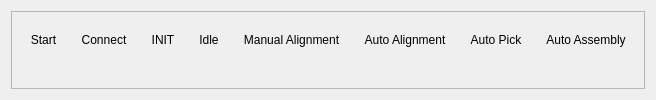
         <widget class="QWidget" name="AutoProcessPage">
          <property name="styleSheet">
           <string notr="true"/>
          </property>
          <layout class="QHBoxLayout" name="horizontalLayout_6">
           <item>
            <widget class="QFrame" name="Timeline">
             <property name="sizePolicy">
              <sizepolicy hsizetype="Preferred" vsizetype="Preferred">
               <horstretch>0</horstretch>
               <verstretch>0</verstretch>
              </sizepolicy>
             </property>
             <property name="styleSheet">
              <string notr="true"/>
             </property>
             <property name="frameShape">
              <enum>QFrame::Shape::StyledPanel</enum>
             </property>
             <property name="frameShadow">
              <enum>QFrame::Shadow::Raised</enum>
             </property>
             <layout class="QHBoxLayout" name="horizontalLayout_3">
              <item alignment="Qt::AlignmentFlag::AlignVCenter">
               <widget class="QWidget" name="StartWidget" native="true">
                <layout class="QVBoxLayout" name="verticalLayout_2">
                 <item>
                  <widget class="QLabel" name="StartCircle">
                   <property name="text">
                    <string>Start</string>
                   </property>
                   <property name="alignment">
                    <set>Qt::AlignmentFlag::AlignCenter</set>
                   </property>
                  </widget>
                 </item>
                 <item alignment="Qt::AlignmentFlag::AlignHCenter">
                  <widget class="QLabel" name="Start">
                   <property name="sizePolicy">
                    <sizepolicy hsizetype="Fixed" vsizetype="Fixed">
                     <horstretch>0</horstretch>
                     <verstretch>0</verstretch>
                    </sizepolicy>
                   </property>
                   <property name="text">
                    <string/>
                   </property>
                   <property name="pixmap">
                    <pixmap>icons/white/timeline-circle.svg</pixmap>
                   </property>
                   <property name="scaledContents">
                    <bool>true</bool>
                   </property>
                   <property name="alignment">
                    <set>Qt::AlignmentFlag::AlignCenter</set>
                   </property>
                  </widget>
                 </item>
                </layout>
               </widget>
              </item>
              <item alignment="Qt::AlignmentFlag::AlignVCenter">
               <widget class="QWidget" name="ConnectWidget" native="true">
                <layout class="QVBoxLayout" name="verticalLayout">
                 <item>
                  <widget class="QLabel" name="Connect">
                   <property name="text">
                    <string>Connect</string>
                   </property>
                   <property name="alignment">
                    <set>Qt::AlignmentFlag::AlignCenter</set>
                   </property>
                  </widget>
                 </item>
                 <item alignment="Qt::AlignmentFlag::AlignHCenter">
                  <widget class="QLabel" name="ConnectCircle">
                   <property name="sizePolicy">
                    <sizepolicy hsizetype="Fixed" vsizetype="Fixed">
                     <horstretch>0</horstretch>
                     <verstretch>0</verstretch>
                    </sizepolicy>
                   </property>
                   <property name="text">
                    <string/>
                   </property>
                   <property name="pixmap">
                    <pixmap>icons/white/timeline-circle.svg</pixmap>
                   </property>
                   <property name="scaledContents">
                    <bool>true</bool>
                   </property>
                   <property name="alignment">
                    <set>Qt::AlignmentFlag::AlignCenter</set>
                   </property>
                  </widget>
                 </item>
                </layout>
               </widget>
              </item>
              <item alignment="Qt::AlignmentFlag::AlignVCenter">
               <widget class="QWidget" name="INITWidget" native="true">
                <layout class="QVBoxLayout" name="verticalLayout_3">
                 <item>
                  <widget class="QLabel" name="INIT">
                   <property name="text">
                    <string>INIT</string>
                   </property>
                   <property name="alignment">
                    <set>Qt::AlignmentFlag::AlignCenter</set>
                   </property>
                  </widget>
                 </item>
                 <item alignment="Qt::AlignmentFlag::AlignHCenter">
                  <widget class="QLabel" name="INITCircle">
                   <property name="sizePolicy">
                    <sizepolicy hsizetype="Fixed" vsizetype="Fixed">
                     <horstretch>0</horstretch>
                     <verstretch>0</verstretch>
                    </sizepolicy>
                   </property>
                   <property name="text">
                    <string/>
                   </property>
                   <property name="pixmap">
                    <pixmap>icons/white/timeline-circle.svg</pixmap>
                   </property>
                   <property name="scaledContents">
                    <bool>true</bool>
                   </property>
                   <property name="alignment">
                    <set>Qt::AlignmentFlag::AlignCenter</set>
                   </property>
                  </widget>
                 </item>
                </layout>
               </widget>
              </item>
              <item alignment="Qt::AlignmentFlag::AlignVCenter">
               <widget class="QWidget" name="VisionWidget" native="true">
                <layout class="QVBoxLayout" name="verticalLayout_6">
                 <item>
                  <widget class="QLabel" name="Vision">
                   <property name="text">
                    <string>Idle</string>
                   </property>
                   <property name="alignment">
                    <set>Qt::AlignmentFlag::AlignCenter</set>
                   </property>
                  </widget>
                 </item>
                 <item alignment="Qt::AlignmentFlag::AlignHCenter">
                  <widget class="QLabel" name="VisionCircle">
                   <property name="sizePolicy">
                    <sizepolicy hsizetype="Fixed" vsizetype="Fixed">
                     <horstretch>0</horstretch>
                     <verstretch>0</verstretch>
                    </sizepolicy>
                   </property>
                   <property name="text">
                    <string/>
                   </property>
                   <property name="pixmap">
                    <pixmap>icons/white/timeline-circle.svg</pixmap>
                   </property>
                   <property name="scaledContents">
                    <bool>true</bool>
                   </property>
                   <property name="alignment">
                    <set>Qt::AlignmentFlag::AlignCenter</set>
                   </property>
                  </widget>
                 </item>
                </layout>
               </widget>
              </item>
              <item alignment="Qt::AlignmentFlag::AlignVCenter">
               <widget class="QWidget" name="LiftingWidget" native="true">
                <layout class="QVBoxLayout" name="verticalLayout_7">
                 <item>
                  <widget class="QLabel" name="Lifting">
                   <property name="text">
                    <string>Manual Alignment</string>
                   </property>
                   <property name="alignment">
                    <set>Qt::AlignmentFlag::AlignCenter</set>
                   </property>
                  </widget>
                 </item>
                 <item alignment="Qt::AlignmentFlag::AlignHCenter">
                  <widget class="QLabel" name="LiftCircle">
                   <property name="sizePolicy">
                    <sizepolicy hsizetype="Fixed" vsizetype="Fixed">
                     <horstretch>0</horstretch>
                     <verstretch>0</verstretch>
                    </sizepolicy>
                   </property>
                   <property name="text">
                    <string/>
                   </property>
                   <property name="pixmap">
                    <pixmap>icons/white/timeline-circle.svg</pixmap>
                   </property>
                   <property name="scaledContents">
                    <bool>true</bool>
                   </property>
                   <property name="alignment">
                    <set>Qt::AlignmentFlag::AlignCenter</set>
                   </property>
                  </widget>
                 </item>
                </layout>
               </widget>
              </item>
              <item alignment="Qt::AlignmentFlag::AlignVCenter">
               <widget class="QWidget" name="FineWidget" native="true">
                <layout class="QVBoxLayout" name="verticalLayout_8">
                 <item>
                  <widget class="QLabel" name="Fine">
                   <property name="text">
                    <string>Auto Alignment</string>
                   </property>
                   <property name="alignment">
                    <set>Qt::AlignmentFlag::AlignCenter</set>
                   </property>
                  </widget>
                 </item>
                 <item alignment="Qt::AlignmentFlag::AlignHCenter">
                  <widget class="QLabel" name="FineCircle">
                   <property name="sizePolicy">
                    <sizepolicy hsizetype="Fixed" vsizetype="Fixed">
                     <horstretch>0</horstretch>
                     <verstretch>0</verstretch>
                    </sizepolicy>
                   </property>
                   <property name="text">
                    <string/>
                   </property>
                   <property name="pixmap">
                    <pixmap>icons/white/timeline-circle.svg</pixmap>
                   </property>
                   <property name="scaledContents">
                    <bool>true</bool>
                   </property>
                   <property name="alignment">
                    <set>Qt::AlignmentFlag::AlignCenter</set>
                   </property>
                  </widget>
                 </item>
                </layout>
               </widget>
              </item>
              <item alignment="Qt::AlignmentFlag::AlignVCenter">
               <widget class="QWidget" name="CompensationWidget" native="true">
                <layout class="QVBoxLayout" name="verticalLayout_9">
                 <item>
                  <widget class="QLabel" name="Compensation">
                   <property name="text">
                    <string>Auto Pick</string>
                   </property>
                   <property name="alignment">
                    <set>Qt::AlignmentFlag::AlignCenter</set>
                   </property>
                  </widget>
                 </item>
                 <item alignment="Qt::AlignmentFlag::AlignHCenter">
                  <widget class="QLabel" name="CompensationCircle">
                   <property name="sizePolicy">
                    <sizepolicy hsizetype="Fixed" vsizetype="Fixed">
                     <horstretch>0</horstretch>
                     <verstretch>0</verstretch>
                    </sizepolicy>
                   </property>
                   <property name="text">
                    <string/>
                   </property>
                   <property name="pixmap">
                    <pixmap>icons/white/timeline-circle.svg</pixmap>
                   </property>
                   <property name="scaledContents">
                    <bool>true</bool>
                   </property>
                   <property name="alignment">
                    <set>Qt::AlignmentFlag::AlignCenter</set>
                   </property>
                  </widget>
                 </item>
                </layout>
               </widget>
              </item>
              <item alignment="Qt::AlignmentFlag::AlignVCenter">
               <widget class="QWidget" name="AssemblyWidget" native="true">
                <layout class="QVBoxLayout" name="verticalLayout_4">
                 <item alignment="Qt::AlignmentFlag::AlignTop">
                  <widget class="QLabel" name="Assembly">
                   <property name="text">
                    <string>Auto Assembly</string>
                   </property>
                   <property name="alignment">
                    <set>Qt::AlignmentFlag::AlignCenter</set>
                   </property>
                  </widget>
                 </item>
                 <item alignment="Qt::AlignmentFlag::AlignHCenter|Qt::AlignmentFlag::AlignVCenter">
                  <widget class="QLabel" name="AssemblyCircle">
                   <property name="sizePolicy">
                    <sizepolicy hsizetype="Fixed" vsizetype="Fixed">
                     <horstretch>0</horstretch>
                     <verstretch>0</verstretch>
                    </sizepolicy>
                   </property>
                   <property name="text">
                    <string/>
                   </property>
                   <property name="pixmap">
                    <pixmap>icons/white/timeline-circle.svg</pixmap>
                   </property>
                   <property name="scaledContents">
                    <bool>true</bool>
                   </property>
                   <property name="alignment">
                    <set>Qt::AlignmentFlag::AlignCenter</set>
                   </property>
                  </widget>
                 </item>
                </layout>
               </widget>
              </item>
             </layout>
            </widget>
           </item>
          </layout>
         </widget>
